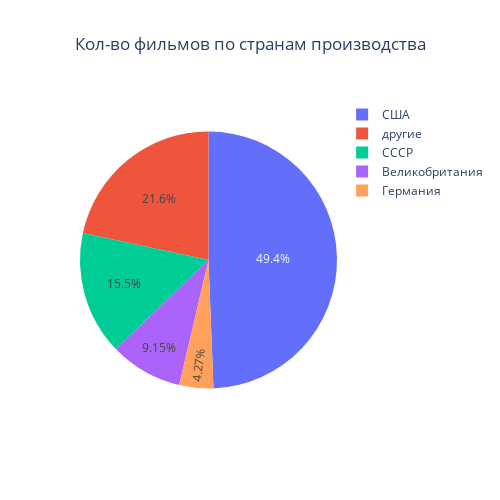
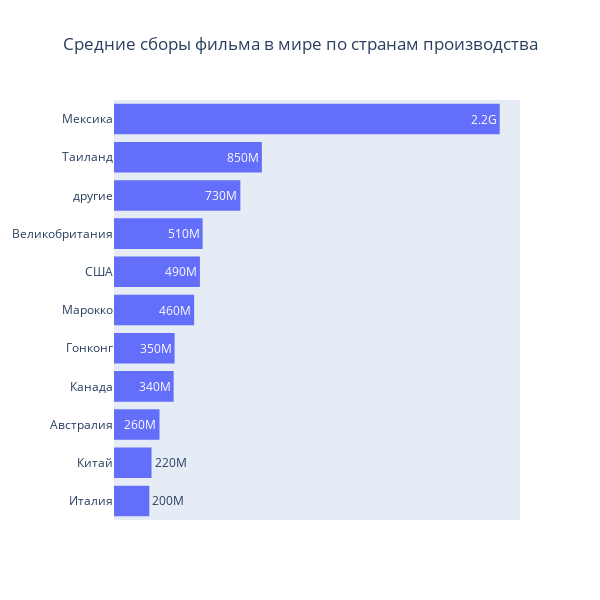
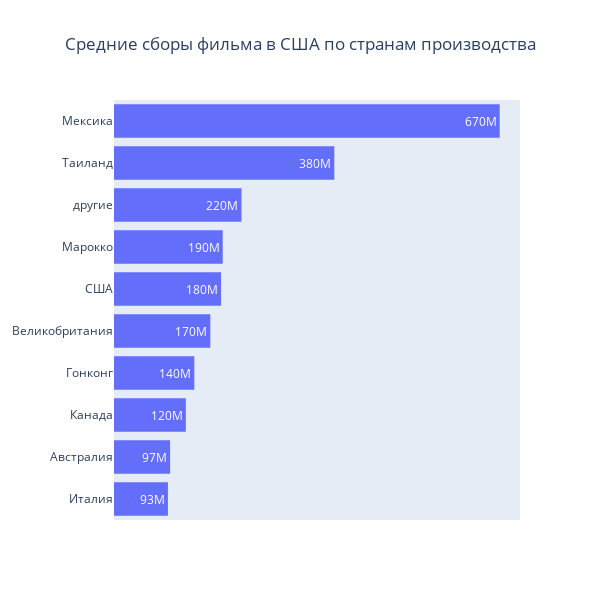
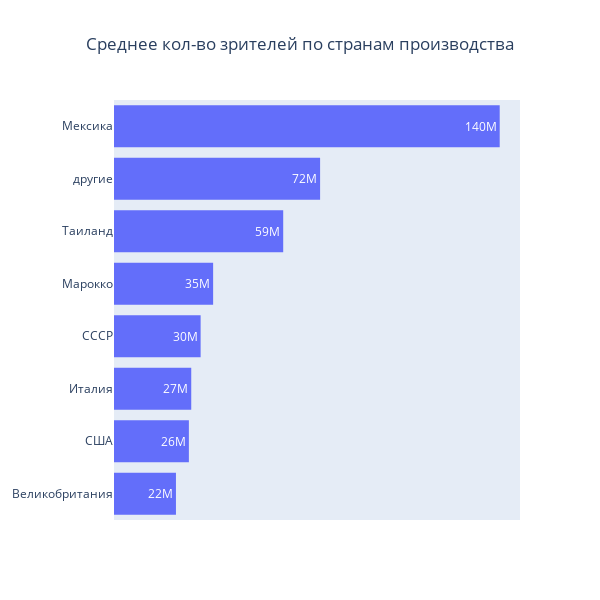

These figures' notebook cell, in order:
### Markdown cell above
#### Country

### Code cell
count_plot(df=df, name_of_category_column='Страна',
           title_name='Кол-во фильмов по странам производства').show()
bar_plot(df=df, name_of_category_column='Страна', name_of_measerment_column='Сборы в мире',
         title_name='Средние сборы фильма в мире по странам производства').show()
bar_plot(df=df, name_of_category_column='Страна', name_of_measerment_column='Сборы в США',
         title_name='Средние сборы фильма в США по странам производства').show()
bar_plot(df=df, name_of_category_column='Страна', name_of_measerment_column='Зрители',
         title_name='Среднее кол-во зрителей по странам производства').show()
bar_plot(df=df, name_of_category_column='Страна', name_of_measerment_column='Оценка фильма',
         title_name='Средняя оценка фильмов по странам производства', scale_of_axis=[7.8, 8.7]).show()

### Figure 1 — Plotly figure (JSON) as saved in the notebook; plotly's stock layout.template omitted (floating-point values rounded to 4 significant figures)
{"data": [{"domain": {"x": [0, 1], "y": [0, 1]}, "hovertemplate": "variable=%{label}<br>value=%{value}<extra></extra>", "labels": ["США", "СССР", "Великобритания", "Германия", "другие", "другие", "другие", "другие", "другие", "другие", "другие", "другие", "другие", "другие", "другие", "другие", "другие", "другие", "другие", "другие", "другие"], "legendgroup": "", "name": "", "showlegend": true, "type": "pie", "values": [162, 51, 30, 14, 13, 12, 11, 7, 7, 3, 3, 3, 2, 2, 2, 1, 1, 1, 1, 1, 1]}], "layout": {"height": 500, "legend": {"tracegroupgap": 0}, "title": {"text": "Кол-во фильмов по странам производства", "x": 0.5, "xanchor": "center"}, "width": 500}}

### Figure 2 — Plotly figure (JSON) as saved in the notebook; plotly's stock layout.template omitted (floating-point values rounded to 4 significant figures)
{"data": [{"alignmentgroup": "True", "bingroup": "y", "histfunc": "sum", "hovertemplate": "sum of value=%{x}<br>variable=%{y}<extra></extra>", "legendgroup": "", "marker": {"color": "#636efa", "pattern": {"shape": ""}}, "name": "", "offsetgroup": "", "orientation": "h", "showlegend": false, "texttemplate": "%{value:.2s}", "type": "histogram", "x": [203036706, 215800000.0, 261464649, 342800000.0, 348270149, 460583960, 493700000.0, 509200000.0, 726400000.0, 849997605, 2216990964], "xaxis": "x", "y": ["Италия", "Китай", "Австралия", "Канада", "Гонконг", "Марокко", "США", "Великобритания", "другие", "Таиланд", "Мексика"], "yaxis": "y"}], "layout": {"barmode": "stack", "height": 600, "legend": {"tracegroupgap": 0}, "title": {"text": "Средние сборы фильма в мире по странам производства", "x": 0.5, "xanchor": "center"}, "width": 600, "xaxis": {"anchor": "y", "categoryorder": "total descending", "domain": [0, 1], "showticklabels": false, "title": {"text": "sum of value"}, "visible": false}, "yaxis": {"anchor": "x", "domain": [0, 1], "showticklabels": true, "title": {}, "visible": true}}}

### Figure 3 — Plotly figure (JSON) as saved in the notebook; plotly's stock layout.template omitted (floating-point values rounded to 4 significant figures)
{"data": [{"alignmentgroup": "True", "bingroup": "y", "histfunc": "sum", "hovertemplate": "sum of value=%{x}<br>variable=%{y}<extra></extra>", "legendgroup": "", "marker": {"color": "#636efa", "pattern": {"shape": ""}}, "name": "", "offsetgroup": "", "orientation": "h", "showlegend": false, "texttemplate": "%{value:.2s}", "type": "histogram", "x": [93100000.0, 96810000.0, 124100000.0, 138636309, 166300000.0, 184800000.0, 187705427, 220000000.0, 380270577, 665763944, null, null], "xaxis": "x", "y": ["Италия", "Австралия", "Канада", "Гонконг", "Великобритания", "США", "Марокко", "другие", "Таиланд", "Мексика", "Россия", "Беларусь"], "yaxis": "y"}], "layout": {"barmode": "stack", "height": 600, "legend": {"tracegroupgap": 0}, "title": {"text": "Средние сборы фильма в США по странам производства", "x": 0.5, "xanchor": "center"}, "width": 600, "xaxis": {"anchor": "y", "categoryorder": "total descending", "domain": [0, 1], "showticklabels": false, "title": {"text": "sum of value"}, "visible": false}, "yaxis": {"anchor": "x", "domain": [0, 1], "showticklabels": true, "title": {}, "visible": true}}}

### Figure 4 — Plotly figure (JSON) as saved in the notebook; plotly's stock layout.template omitted (floating-point values rounded to 4 significant figures)
{"data": [{"alignmentgroup": "True", "bingroup": "y", "histfunc": "sum", "hovertemplate": "sum of value=%{x}<br>variable=%{y}<extra></extra>", "legendgroup": "", "marker": {"color": "#636efa", "pattern": {"shape": ""}}, "name": "", "offsetgroup": "", "orientation": "h", "showlegend": false, "texttemplate": "%{value:.2s}", "type": "histogram", "x": [21752510, 26290000.0, 27116700, 30410000.0, 34800000, 59400000, 72350000.0, 135400000], "xaxis": "x", "y": ["Великобритания", "США", "Италия", "СССР", "Марокко", "Таиланд", "другие", "Мексика"], "yaxis": "y"}], "layout": {"barmode": "stack", "height": 600, "legend": {"tracegroupgap": 0}, "title": {"text": "Среднее кол-во зрителей по странам производства", "x": 0.5, "xanchor": "center"}, "width": 600, "xaxis": {"anchor": "y", "categoryorder": "total descending", "domain": [0, 1], "showticklabels": false, "title": {"text": "sum of value"}, "visible": false}, "yaxis": {"anchor": "x", "domain": [0, 1], "showticklabels": true, "title": {}, "visible": true}}}
